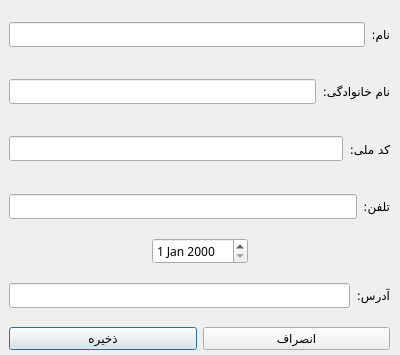
<?xml version="1.0" encoding="UTF-8"?>
<ui version="4.0">
 <class>Dialog</class>
 <widget class="QDialog" name="Dialog">
  <property name="geometry">
   <rect>
    <x>0</x>
    <y>0</y>
    <width>400</width>
    <height>355</height>
   </rect>
  </property>
  <property name="minimumSize">
   <size>
    <width>400</width>
    <height>355</height>
   </size>
  </property>
  <property name="maximumSize">
   <size>
    <width>400</width>
    <height>355</height>
   </size>
  </property>
  <property name="windowTitle">
   <string>ثبت نام مشتریان</string>
  </property>
  <widget class="QWidget" name="verticalLayoutWidget">
   <property name="geometry">
    <rect>
     <x>9</x>
     <y>9</y>
     <width>381</width>
     <height>341</height>
    </rect>
   </property>
   <property name="font">
    <font>
     <family>Vazir</family>
    </font>
   </property>
   <layout class="QVBoxLayout" name="verticalLayout">
    <item>
     <layout class="QHBoxLayout" name="horizontalLayout">
      <item>
       <widget class="QLineEdit" name="lineEdit">
        <property name="font">
         <font>
          <family>Vazir</family>
         </font>
        </property>
       </widget>
      </item>
      <item>
       <widget class="QLabel" name="label">
        <property name="font">
         <font>
          <family>Vazir</family>
         </font>
        </property>
        <property name="text">
         <string>نام:</string>
        </property>
       </widget>
      </item>
     </layout>
    </item>
    <item>
     <layout class="QHBoxLayout" name="horizontalLayout_4">
      <item>
       <widget class="QLineEdit" name="lineEdit_2">
        <property name="font">
         <font>
          <family>Vazir</family>
         </font>
        </property>
       </widget>
      </item>
      <item>
       <widget class="QLabel" name="label_2">
        <property name="font">
         <font>
          <family>Vazir</family>
         </font>
        </property>
        <property name="text">
         <string>نام خانوادگی:</string>
        </property>
       </widget>
      </item>
     </layout>
    </item>
    <item>
     <layout class="QHBoxLayout" name="horizontalLayout_3">
      <item>
       <widget class="QLineEdit" name="lineEdit_3">
        <property name="font">
         <font>
          <family>Vazir</family>
         </font>
        </property>
       </widget>
      </item>
      <item>
       <widget class="QLabel" name="label_3">
        <property name="font">
         <font>
          <family>Vazir</family>
         </font>
        </property>
        <property name="text">
         <string>کد ملی:</string>
        </property>
       </widget>
      </item>
     </layout>
    </item>
    <item>
     <layout class="QHBoxLayout" name="horizontalLayout_5">
      <item>
       <widget class="QLineEdit" name="lineEdit_4">
        <property name="font">
         <font>
          <family>Vazir</family>
         </font>
        </property>
       </widget>
      </item>
      <item>
       <widget class="QLabel" name="label_4">
        <property name="font">
         <font>
          <family>Vazir</family>
         </font>
        </property>
        <property name="text">
         <string>تلفن:</string>
        </property>
       </widget>
      </item>
     </layout>
    </item>
    <item>
     <layout class="QHBoxLayout" name="horizontalLayout_6">
      <item>
       <spacer name="horizontalSpacer">
        <property name="font">
         <font>
          <family>Vazir</family>
         </font>
        </property>
        <property name="orientation">
         <enum>Qt::Horizontal</enum>
        </property>
        <property name="sizeHint" stdset="0">
         <size>
          <width>40</width>
          <height>20</height>
         </size>
        </property>
       </spacer>
      </item>
      <item>
       <widget class="QDateEdit" name="dateEdit">
        <property name="font">
         <font>
          <family>Vazir</family>
         </font>
        </property>
       </widget>
      </item>
      <item>
       <spacer name="horizontalSpacer_2">
        <property name="font">
         <font>
          <family>Vazir</family>
         </font>
        </property>
        <property name="orientation">
         <enum>Qt::Horizontal</enum>
        </property>
        <property name="sizeHint" stdset="0">
         <size>
          <width>40</width>
          <height>20</height>
         </size>
        </property>
       </spacer>
      </item>
     </layout>
    </item>
    <item>
     <layout class="QHBoxLayout" name="horizontalLayout_7">
      <item>
       <widget class="QLineEdit" name="lineEdit_5">
        <property name="font">
         <font>
          <family>Vazir</family>
         </font>
        </property>
       </widget>
      </item>
      <item>
       <widget class="QLabel" name="label_5">
        <property name="font">
         <font>
          <family>Vazir</family>
         </font>
        </property>
        <property name="text">
         <string>آدرس:</string>
        </property>
       </widget>
      </item>
     </layout>
    </item>
    <item>
     <layout class="QHBoxLayout" name="horizontalLayout_2">
      <item>
       <widget class="QPushButton" name="pushButton_2">
        <property name="font">
         <font>
          <family>Vazir</family>
         </font>
        </property>
        <property name="text">
         <string>ذخیره</string>
        </property>
       </widget>
      </item>
      <item>
       <widget class="QPushButton" name="pushButton">
        <property name="font">
         <font>
          <family>Vazir</family>
         </font>
        </property>
        <property name="text">
         <string>انصراف</string>
        </property>
       </widget>
      </item>
     </layout>
    </item>
   </layout>
  </widget>
 </widget>
 <resources/>
 <connections/>
</ui>
